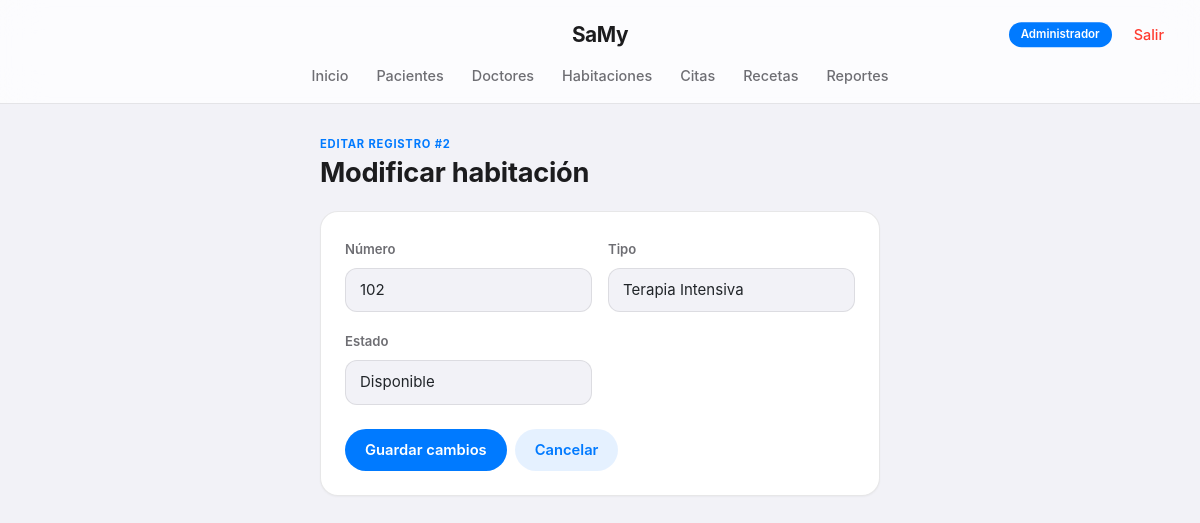
/habitaciones/editar.php?id=2 (signed in), run on the app's committed database.
### tables this page shows
CREATE TABLE `habitaciones` (
  `id_habitacion` int(11) NOT NULL,
  `numero` varchar(10) NOT NULL,
  `tipo` enum('General','Privada','Terapia Intensiva','Urgencias') NOT NULL,
  `estado` enum('Disponible','Ocupada','Mantenimiento') NOT NULL DEFAULT 'Disponible'
);

### habitaciones/editar.php (the view, shortened to what this page needs)
<?php
require '../config.php';
$id = (int) ($_GET['id'] ?? 0);
$stmt = $conn->prepare("SELECT * FROM habitaciones WHERE id_habitacion = ?");
$stmt->bind_param("i", $id);
$stmt->execute();
$resultado = $stmt->get_result();
$h = $resultado->fetch_assoc();
?>
<!DOCTYPE html>
<html lang="es">
<head>
  <link href="https://cdn.jsdelivr.net/npm/bootstrap@5.3.3/dist/css/bootstrap.min.css" rel="stylesheet">
  <link rel="stylesheet" href="../css/style.css">
</head>
<body>
  <?php include '../includes/nav.php'; ?>
  <div class="page-wrap" style="max-width:600px">
    <div class="eyebrow">Editar registro #<?= $h['id_habitacion'] ?></div>
    <h1 class="page-title">Modificar habitación</h1>
    <div class="tarjeta">
      <form action="actualizar.php" method="POST">
        <div class="row g-3">
          <div class="col-md-6"><label class="form-label small fw-semibold">Número</label>
            <input type="text" name="numero" class="form-control" value="<?= htmlspecialchars($h['numero']) ?>" required></div>
          <div class="col-md-6"><label class="form-label small fw-semibold">Tipo</label>
            <select name="tipo" class="form-select" required>
              <?php foreach (['General','Privada','Terapia Intensiva','Urgencias'] as $t): ?>
                <option value="<?= $t ?>" <?= $h['tipo']===$t?'selected':'' ?>><?= $t ?></option>
              <?php endforeach; ?>
            </select></div>
          <div class="col-md-6"><label class="form-label small fw-semibold">Estado</label>
            <select name="estado" class="form-select" required>
              <?php foreach (['Disponible','Ocupada','Mantenimiento'] as $e): ?>
                <option value="<?= $e ?>" <?= $h['estado']===$e?'selected':'' ?>><?= $e ?></option>
              <?php endforeach; ?>
            </select></div>
        </div>
        <div class="mt-4 d-flex gap-2">
          <button type="submit" class="btn btn-samy">Guardar cambios</button>
          <a href="listar.php" class="btn btn-samy-outline">Cancelar</a>
        </div>
      </form>
    </div>
  </div>
</body>
</html>

### css/style.css (style rules this page uses)
:root { --ios-blue: #007AFF; --ios-blue-dark: #0062CC; --ios-green: #34C759; --ios-red: #FF3B30; --ios-orange: #FF9500; --ios-gray-bg: #F2F2F7; --ios-card: rgba(255,255,255,0.9); --ios-text: #1C1C1E; --ios-text-soft: #6E6E73; --ios-line: rgba(60,60,67,0.12); --ios-radius: 18px; --ios-radius-sm: 12px; }
* { -webkit-tap-highlight-color: transparent; }
body { font-family: -apple-system, BlinkMacSystemFont, "SF Pro Text", "Segoe UI", Roboto, Helvetica, Arial, sans-serif; background: var(--ios-gray-bg); color: var(--ios-text); -webkit-font-smoothing: antialiased; }
h1, h2, h3, .navbar-brand { font-family: -apple-system, BlinkMacSystemFont, "SF Pro Display", sans-serif; letter-spacing: -0.01em; }
.page-wrap { max-width: 1080px; margin: 0 auto; padding: 32px 20px 90px; }
.eyebrow { text-transform: uppercase; letter-spacing: 0.8px; font-size: 0.7rem; color: var(--ios-blue); font-weight: 700; }
h1.page-title { font-size: 1.7rem; font-weight: 700; margin: 4px 0 22px; color: var(--ios-text); }
.tarjeta { background: #fff; border: 1px solid var(--ios-line); border-radius: var(--ios-radius); padding: 24px; box-shadow: 0 1px 2px rgba(0,0,0,0.04); transition: transform .15s ease, box-shadow .15s ease; }
.btn-samy, .btn-samy-outline { border: none; font-weight: 600; padding: 10px 20px; border-radius: 980px; font-size: 0.92rem; transition: transform .1s ease, opacity .15s ease; }
.btn-samy { background: var(--ios-blue); color: #fff; }
.btn-samy-outline { background: rgba(0,122,255,0.1); color: var(--ios-blue); }
.form-control, .form-select { border-radius: var(--ios-radius-sm); border: 1px solid var(--ios-line); padding: 10px 14px; background: var(--ios-gray-bg); font-size: 0.94rem; }
.form-label { font-size: 0.82rem; font-weight: 600; color: var(--ios-text-soft); }
.page-wrap { animation: fadeIn .3s ease both; }
.page-title, .eyebrow { animation: fadeInUp .35s ease both; }
.tarjeta { animation: fadeInUp .4s ease both; }
.btn-samy, .btn-samy-outline, .mini-accion { transition: transform .12s cubic-bezier(.34,1.56,.64,1), background .15s ease, opacity .15s ease; }

### data on the page
habitaciones: id_habitacion "2", numero "102", tipo "Terapia Intensiva", estado "Disponible"

### other printed values
$rolActual "Administrador"
